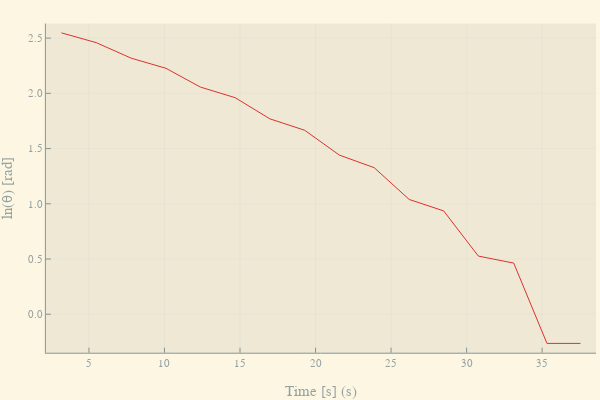

Source (notebook cell):
### Markdown cell above
#### Gögn 2 hápunktar nema $\log_e$ skali á y-ás

### Code cell
plot(data2[peaks,1], log.(data2[peaks,2]),
	xlabel = "Time [s]",
	ylabel = "ln(θ) [rad]",
	labels = :none)

### Figure 1 — Plotly figure (JSON) as saved in the notebook; plotly's stock layout.template omitted (floating-point values rounded to 4 significant figures)
{"data": [{"colorbar": {"title": ""}, "legendgroup": "", "line": {"color": "rgba(220, 50, 47, 1.000)", "dash": "solid", "shape": "linear", "width": 1}, "mode": "lines", "name": "", "showlegend": false, "type": "scatter", "x": [3.18, 5.48, 7.8, 10.1, 12.38, 14.68, 16.98, 19.28, 21.58, 23.88, 26.2, 28.48, 30.78, 33.12, 35.32, 37.54], "xaxis": "x", "y": [2.547, 2.459, 2.318, 2.227, 2.057, 1.961, 1.769, 1.666, 1.441, 1.327, 1.039, 0.9357, 0.5265, 0.4631, -0.264, -0.264], "yaxis": "y", "zmax": null, "zmin": null}], "layout": {"annotations": [], "height": 400, "legend": {"bgcolor": "rgba(253, 246, 227, 1.000)", "bordercolor": "rgba(147, 161, 161, 1.000)", "borderwidth": 1, "font": {"color": "rgba(131, 148, 150, 1.000)", "family": "sans-serif", "size": 11}, "title": {"font": {"color": "rgba(131, 148, 150, 1.000)", "family": "sans-serif", "size": 15}, "text": ""}, "tracegroupgap": 0, "traceorder": "normal", "x": 1, "xanchor": "auto", "y": 1, "yanchor": "auto"}, "margin": {"b": 20, "l": 0, "r": 0, "t": 20}, "paper_bgcolor": "rgba(253, 246, 227, 1.000)", "plot_bgcolor": "rgba(238, 232, 213, 1.000)", "showlegend": true, "width": 600, "xaxis": {"anchor": "y", "domain": [0.07647, 0.9934], "gridcolor": "rgba(131, 148, 150, 0.100)", "gridwidth": 0.5, "linecolor": "rgba(131, 148, 150, 1.000)", "mirror": false, "range": [2.149, 38.57], "showgrid": true, "showline": true, "showticklabels": true, "tickangle": 0, "tickcolor": "rgb(131, 148, 150)", "tickfont": {"color": "rgba(147, 161, 161, 1.000)", "family": "sans-serif", "size": 11}, "tickmode": "array", "ticks": "inside", "ticktext": ["5", "10", "15", "20", "25", "30", "35"], "tickvals": [5, 10, 15, 20, 25, 30, 35], "title": "Time [s] (s)", "titlefont": {"color": "rgba(147, 161, 161, 1.000)", "family": "sans-serif", "size": 15}, "type": "-", "visible": true, "zeroline": false, "zerolinecolor": "rgba(131, 148, 150, 1.000)"}, "yaxis": {"anchor": "x", "domain": [0.07581, 0.9902], "gridcolor": "rgba(131, 148, 150, 0.100)", "gridwidth": 0.5, "linecolor": "rgba(131, 148, 150, 1.000)", "mirror": false, "range": [-0.3483, 2.632], "showgrid": true, "showline": true, "showticklabels": true, "tickangle": 0, "tickcolor": "rgb(131, 148, 150)", "tickfont": {"color": "rgba(147, 161, 161, 1.000)", "family": "sans-serif", "size": 11}, "tickmode": "array", "ticks": "inside", "ticktext": ["0.0", "0.5", "1.0", "1.5", "2.0", "2.5"], "tickvals": [0, 0.5, 1, 1.5, 2, 2.5], "title": "ln(θ) [rad]", "titlefont": {"color": "rgba(147, 161, 161, 1.000)", "family": "sans-serif", "size": 15}, "type": "-", "visible": true, "zeroline": false, "zerolinecolor": "rgba(131, 148, 150, 1.000)"}}}
